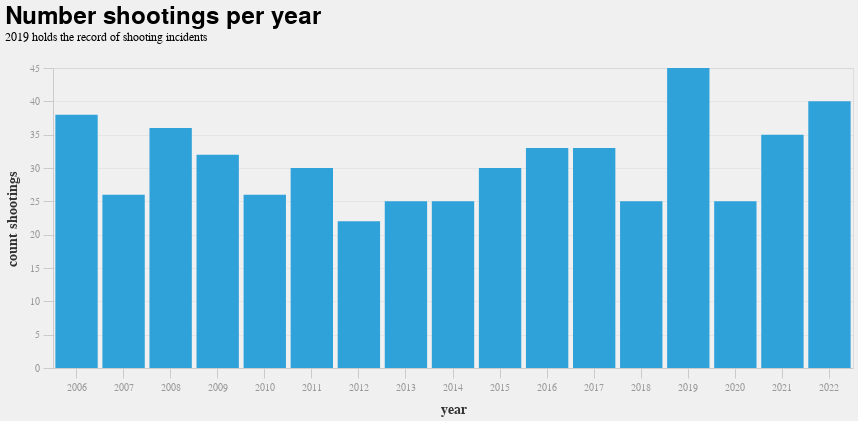

Notebook source saved alongside this figure:
### Markdown cell above
## Overall Incidents
Source: The Associated Press/USA TODAY/Northeastern University Mass

### Code cell
title= 'Number shootings per year'
subtitle="2019 holds the record of shooting incidents"

source=df2_incidents

base = alt.Chart(source).properties(width=800)

chart=base.mark_bar().encode(
    x=alt.X('year(date):O', axis=alt.Axis(title='year')),
    y=alt.Y('count(incident_id):Q',axis=alt.Axis(title='count shootings'))
    ).properties(
    title={
      "text": [title], 
      "subtitle": [subtitle]
    }
)
    
bar_inc_per_year=chart
bar_inc_per_year

### Figure 1 — Vega-Lite specification as saved in the notebook (floating-point values rounded to 4 significant figures; data arrays with more than 128 entries replaced by an {"elided": "..."} marker saying what was removed)
{"config": {"arc": {"fill": "#30a2da"}, "area": {"fill": "#30a2da"}, "axis": {"domainColor": "#cbcbcb", "grid": true, "gridColor": "#cbcbcb", "gridOpacity": 0.3, "gridWidth": 1, "labelColor": "#999", "labelFontSize": 10, "titleColor": "#333", "tickColor": "#cbcbcb", "tickSize": 10, "titleFontSize": 14, "titlePadding": 10, "labelPadding": 4}, "axisBand": {"grid": false}, "background": "#f0f0f0", "group": {"fill": "#f0f0f0"}, "legend": {"labelColor": "#333", "labelFontSize": 11, "padding": 1, "symbolSize": 30, "symbolType": "square", "titleColor": "#333", "titleFontSize": 14, "titlePadding": 10}, "line": {"stroke": "#30a2da", "strokeWidth": 2}, "path": {"stroke": "#30a2da", "strokeWidth": 0.5}, "rect": {"fill": "#30a2da"}, "range": {"category": ["#30a2da", "#fc4f30", "#e5ae38", "#6d904f", "#8b8b8b", "#b96db8", "#ff9e27", "#56cc60", "#52d2ca", "#52689e", "#545454", "#9fe4f8"], "diverging": ["#cc0020", "#e77866", "#f6e7e1", "#d6e8ed", "#91bfd9", "#1d78b5"], "heatmap": ["#d6e8ed", "#cee0e5", "#91bfd9", "#549cc6", "#1d78b5"]}, "point": {"filled": true, "shape": "circle"}, "shape": {"stroke": "#30a2da"}, "bar": {"binSpacing": 2, "fill": "#30a2da", "stroke": null}, "title": {"anchor": "start", "fontSize": 24, "fontWeight": 600, "offset": 20}, "mark": {"color": "black", "fill": null}}, "data": {"name": "data-1d9568f1b6d31cabfcc908e83d7a261a"}, "mark": "bar", "encoding": {"x": {"axis": {"title": "year"}, "field": "date", "timeUnit": "year", "type": "ordinal"}, "y": {"aggregate": "count", "axis": {"title": "count shootings"}, "field": "incident_id", "type": "quantitative"}}, "title": {"text": ["Number shootings per year"], "subtitle": ["2019 holds the record of shooting incidents"]}, "width": 800, "$schema": "https://vega.github.io/schema/vega-lite/v4.17.0.json", "datasets": {"data-1d9568f1b6d31cabfcc908e83d7a261a": {"elided": "526 records"}}}
